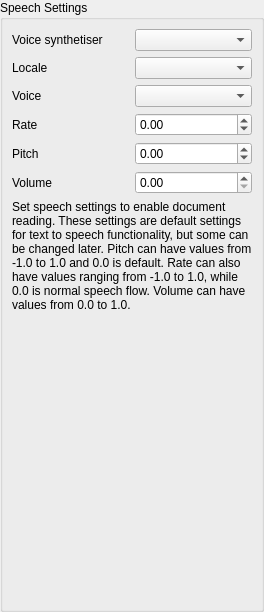
       <widget class="QWidget" name="speechPage">
        <layout class="QVBoxLayout" name="speechPageLayout">
         <property name="leftMargin">
          <number>0</number>
         </property>
         <property name="topMargin">
          <number>0</number>
         </property>
         <property name="rightMargin">
          <number>0</number>
         </property>
         <property name="bottomMargin">
          <number>0</number>
         </property>
         <item>
          <widget class="QGroupBox" name="speechGroupBox">
           <property name="title">
            <string>Speech Settings</string>
           </property>
           <layout class="QVBoxLayout" name="speechGroupBoxLayout">
            <item>
             <layout class="QGridLayout" name="speechWidgetsLayout">
              <item row="2" column="0">
               <widget class="QLabel" name="speechVoiceLabel">
                <property name="text">
                 <string>Voice</string>
                </property>
               </widget>
              </item>
              <item row="4" column="0">
               <widget class="QLabel" name="speechPitchLabel">
                <property name="text">
                 <string>Pitch</string>
                </property>
               </widget>
              </item>
              <item row="5" column="0">
               <widget class="QLabel" name="speechVolumeLabe">
                <property name="text">
                 <string>Volume</string>
                </property>
               </widget>
              </item>
              <item row="3" column="0">
               <widget class="QLabel" name="speechRateLabel">
                <property name="text">
                 <string>Rate</string>
                </property>
               </widget>
              </item>
              <item row="0" column="0">
               <widget class="QLabel" name="speechSynthethiserLabel">
                <property name="text">
                 <string>Voice synthetiser</string>
                </property>
               </widget>
              </item>
              <item row="1" column="0">
               <widget class="QLabel" name="speechLocaleLabel">
                <property name="text">
                 <string>Locale</string>
                </property>
               </widget>
              </item>
              <item row="0" column="1">
               <widget class="QComboBox" name="speechEnginesComboBox"/>
              </item>
              <item row="1" column="1">
               <widget class="QComboBox" name="speechLocaleComboBox"/>
              </item>
              <item row="2" column="1">
               <widget class="QComboBox" name="speechVoiceComboBox"/>
              </item>
              <item row="3" column="1">
               <widget class="QDoubleSpinBox" name="speechRateEdit">
                <property name="minimum">
                 <double>-1.000000000000000</double>
                </property>
                <property name="maximum">
                 <double>1.000000000000000</double>
                </property>
               </widget>
              </item>
              <item row="5" column="1">
               <widget class="QDoubleSpinBox" name="speechVolumeEdit">
                <property name="maximum">
                 <double>1.000000000000000</double>
                </property>
               </widget>
              </item>
              <item row="4" column="1">
               <widget class="QDoubleSpinBox" name="speechPitchEdit">
                <property name="minimum">
                 <double>-1.000000000000000</double>
                </property>
                <property name="maximum">
                 <double>1.000000000000000</double>
                </property>
               </widget>
              </item>
             </layout>
            </item>
            <item>
             <widget class="QLabel" name="speechInfoLabel">
              <property name="text">
               <string>&lt;html&gt;&lt;head/&gt;&lt;body&gt;&lt;p&gt;Set speech settings to enable document reading. These settings are default settings for text to speech functionality, but some can be  changed later. Pitch can have values from -1.0 to 1.0 and 0.0 is default. Rate can also have values ranging from -1.0 to 1.0, while 0.0 is normal speech flow. Volume can have values from 0.0 to 1.0.&lt;/p&gt;&lt;/body&gt;&lt;/html&gt;</string>
              </property>
              <property name="wordWrap">
               <bool>true</bool>
              </property>
             </widget>
            </item>
            <item>
             <spacer name="verticalSpacer_2">
              <property name="orientation">
               <enum>Qt::Vertical</enum>
              </property>
              <property name="sizeHint" stdset="0">
               <size>
                <width>20</width>
                <height>288</height>
               </size>
              </property>
             </spacer>
            </item>
           </layout>
          </widget>
         </item>
        </layout>
       </widget>
